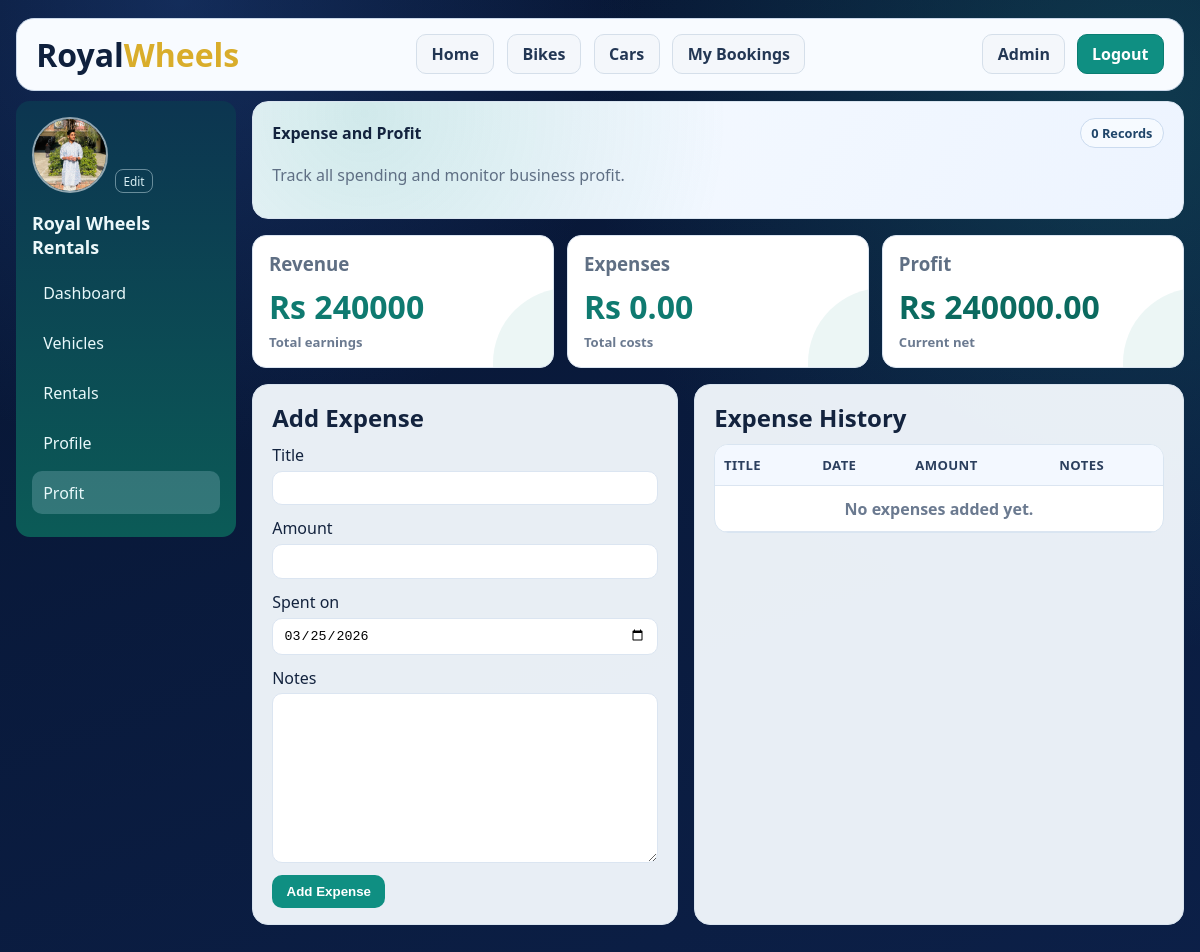
The app's page /management/expenses/ (signed in) with its own data.
### app/models.py (models this page shows, shortened)
class TimestampedModel(models.Model):
    created_at = models.DateTimeField(auto_now_add=True)
    updated_at = models.DateTimeField(auto_now=True)
    class Meta:
        abstract = True

class OwnerProfile(TimestampedModel):
    user = models.OneToOneField(
        settings.AUTH_USER_MODEL,
        on_delete=models.CASCADE,
        related_name="owner_profile",
    )
    business_name = models.CharField(max_length=150)
    phone_number = models.CharField(max_length=20, blank=True)
    address = models.TextField(blank=True)
    license_number = models.CharField(max_length=50, blank=True)
    profile_photo_url = models.URLField(blank=True)
    profile_photo = models.FileField(upload_to="profile_photos/", blank=True, null=True)
    is_verified = models.BooleanField(default=False)
    class Meta:
        ordering = ["business_name"]
    @property
    def total_revenue(self):
        total = self.bookings.filter(
            status__in=[Booking.Status.CONFIRMED, Booking.Status.COMPLETED]
        ).aggregate(total=Sum("total_price"))["total"]
        return total or Decimal("0.00")
    @property
    def total_expenses(self):
        expenses = self.expenses.aggregate(total=Sum("amount"))["total"]
        return expenses or Decimal("0.00")
    @property
    def total_profit(self):
        return self.total_revenue - self.total_expenses

### app/views.py (the view)
# urls.py: path("management/expenses/", views.expense_manage, name="expense_manage"),
@login_required
def expense_manage(request):
    owner = OwnerProfile.objects.filter(user=request.user).first()
    if not owner:
        messages.error(request, "Create your owner profile first.")
        return redirect("owner_profile_manage")
    form = ExpenseForm(request.POST or None)
    if request.method == "POST" and form.is_valid():
        expense = form.save(commit=False)
        expense.owner = owner
        expense.save()
        messages.success(request, "Expense added successfully.")
        return redirect("expense_manage")
    expenses = owner.expenses.all()
    return render(
        request,
        "management/expense_manage.html",
        {
            "form": form,
            "expenses": expenses,
            "owner": owner,
            "total_revenue": owner.total_revenue,
            "total_expenses": owner.total_expenses,
            "total_profit": owner.total_profit,
        },
    )

### app/forms.py
class ExpenseForm(forms.ModelForm):
    class Meta:
        model = Expense
        fields = ["title", "amount", "spent_on", "notes"]
        widgets = {
            "spent_on": forms.DateInput(attrs={"type": "date"}),
        }

### app/templates/management/expense_manage.html (shortened to what this page needs)
{% extends "management/base.html" %}
{% block content %}
<section class="panel page-hero">
    <div class="panel-head">
        <h1>Expense and Profit</h1>
        <span class="chip">{{ expenses|length }} Records</span>
    </div>
    <p class="muted">Track all spending and monitor business profit.</p>
</section>
<section class="stats-grid dashboard-kpis">
    <article class="stat-card kpi-card">
        <h3>Revenue</h3>
        <p>Rs {{ total_revenue }}</p>
        <span class="kpi-meta">Total earnings</span>
    </article>
    <article class="stat-card kpi-card">
        <h3>Expenses</h3>
        <p>Rs {{ total_expenses }}</p>
        <span class="kpi-meta">Total costs</span>
    </article>
    <article class="stat-card kpi-card accent">
        <h3>Profit</h3>
        <p>Rs {{ total_profit }}</p>
        <span class="kpi-meta">Current net</span>
    </article>
</section>
<section class="split split-wide">
    <article class="panel form-panel">
        <div class="panel-head">
            <h2>Add Expense</h2>
        </div>
        <form method="post">
            {% for field in form %}
                <div class="field">
                    <label for="{{ field.id_for_label }}">{{ field.label }}</label>
                    {{ field }}
                </div>
            {% endfor %}
            <button type="submit">Add Expense</button>
        </form>
    </article>
    <article class="panel">
        <div class="panel-head">
            <h2>Expense History</h2>
        </div>
        <div class="table-wrap modern-table-wrap">
            <table class="modern-table">
                <thead>
                <tr>
                    <th>Title</th>
                    <th>Date</th>
                    <th>Amount</th>
                    <th>Notes</th>
                </tr>
                </thead>
                <tbody>
                {% for expense in expenses %}
                    <tr>
                        <td>{{ expense.title }}</td>
                        <td>{{ expense.spent_on }}</td>
                        <td>Rs {{ expense.amount }}</td>
                        <td>{{ expense.notes|default:"-" }}</td>
                    </tr>
                {% empty %}
                    <tr>
                        <td colspan="4" class="empty-row">No expenses added yet.</td>
                    </tr>
                {% endfor %}
                </tbody>
            </table>
        </div>
    </article>
</section>
{% endblock %}

### app/templates/management/base.html (shortened to what this page needs)
{% load static %}
<!DOCTYPE html>
<html lang="en">
<head>
    <link rel="stylesheet" href="{% static 'css/management.css' %}">
</head>
<body>
<header class="header-wrap">
    <div class="topbar">
        <div class="brand"><span class="brand-royal">Royal</span><span class="brand-wheels">Wheels</span></div>
        <nav class="nav">
            <a href="{% url 'home' %}">Home</a>
            <a href="{% url 'bikes_page' %}">Bikes</a>
            <a href="{% url 'cars_page' %}">Cars</a>
            <a href="{% url 'my_bookings_page' %}">My Bookings</a>
        </nav>
        <div class="nav-actions">
            <a class="btn-secondary" href="{% url 'owner_dashboard' %}">Admin</a>
            <a id="adminLogoutLink" class="btn-primary" href="{% url 'shopkeeper_logout' %}">Logout</a>
        </div>
    </div>
</header>
<main class="container">
    <section class="admin-shell">
        <aside class="sidebar">
            <a class="photo-wrap" href="{% url 'owner_profile_manage' %}" title="Change profile photo">
                {% if owner and owner.profile_photo %}
                    <img id="sidebarProfilePhoto" class="admin-photo" src="{{ owner.profile_photo.url }}" alt="Admin Photo">
                {% elif owner and owner.profile_photo_url %}
                    <img id="sidebarProfilePhoto" class="admin-photo" src="{{ owner.profile_photo_url }}" alt="Admin Photo">
                {% else %}
                    <div id="sidebarProfilePhoto" class="admin-photo admin-fallback">RW</div>
                {% endif %}
                <span class="photo-edit">Edit</span>
            </a>
            <h3>{{ owner.business_name|default:"Royal Wheels Rentals" }}</h3>
            <a class="side-link {% if request.path == '/dashboard/' or request.path == '/admin-dashboard/' %}active{% endif %}" href="{% url 'owner_dashboard' %}">Dashboard</a>
            <a class="side-link {% if request.path == '/management/vehicles/' %}active{% endif %}" href="{% url 'vehicle_manage' %}">Vehicles</a>
            <a class="side-link {% if request.path == '/management/bookings/' %}active{% endif %}" href="{% url 'booking_manage' %}">Rentals</a>
            <a class="side-link {% if request.path == '/management/profile/' %}active{% endif %}" href="{% url 'owner_profile_manage' %}">Profile</a>
            <a class="side-link {% if request.path == '/management/expenses/' %}active{% endif %}" href="{% url 'expense_manage' %}">Profit</a>
        </aside>
        <section class="admin-content">
            {% block content %}{% endblock %}
        </section>
    </section>
</main>
</body>
</html>

### records on screen
OwnerProfile: profile_photo (picture), business_name "Royal Wheels Rentals"

### other values on screen
{{ expenses|length }} "0"
{{ total_revenue }} "240000"
{{ total_expenses }} "0.00"
{{ total_profit }} "240000.00"
{{ field.label }} "Title" "Amount" "Spent on" "Notes"
